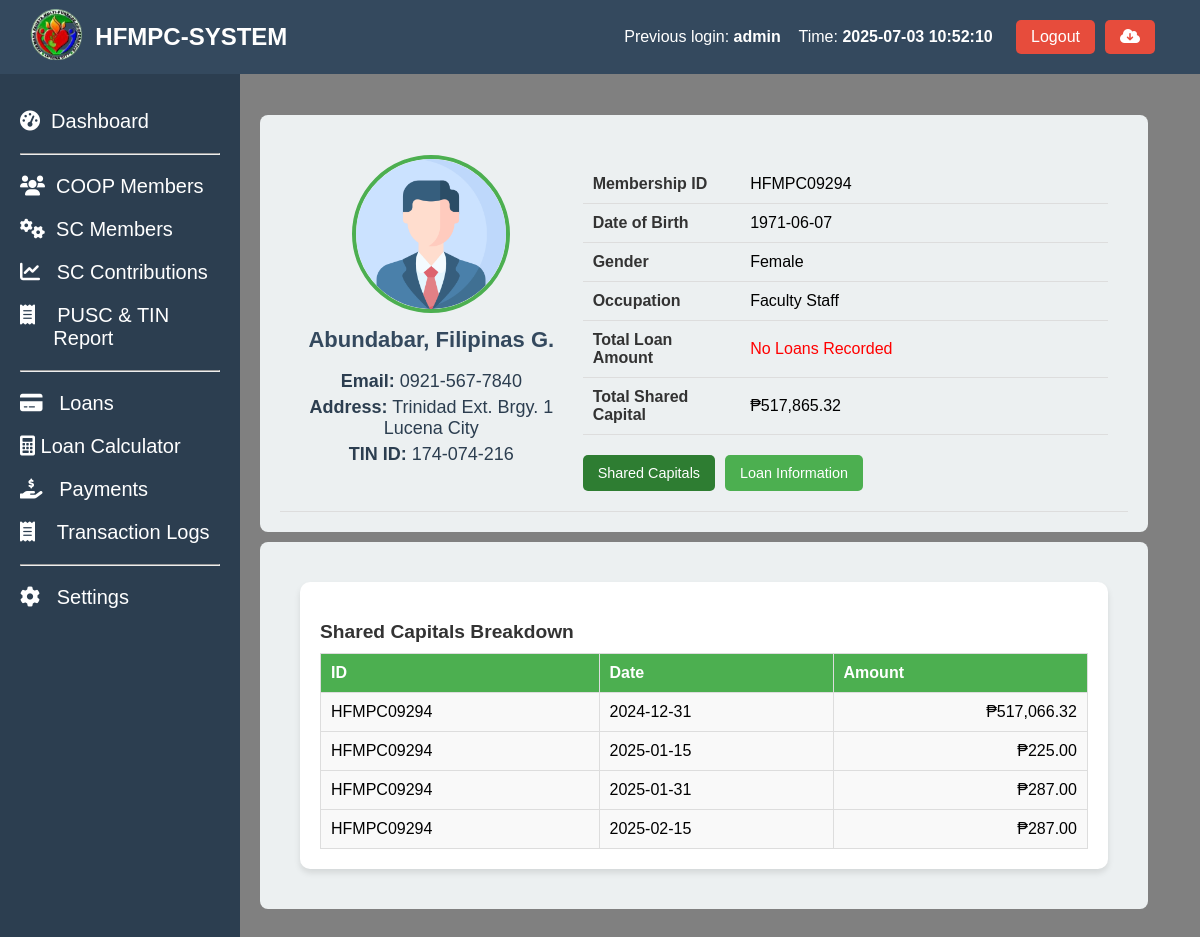
The app's page /coop_members_profile.php?id=HFMPC09294 (signed in), older data.
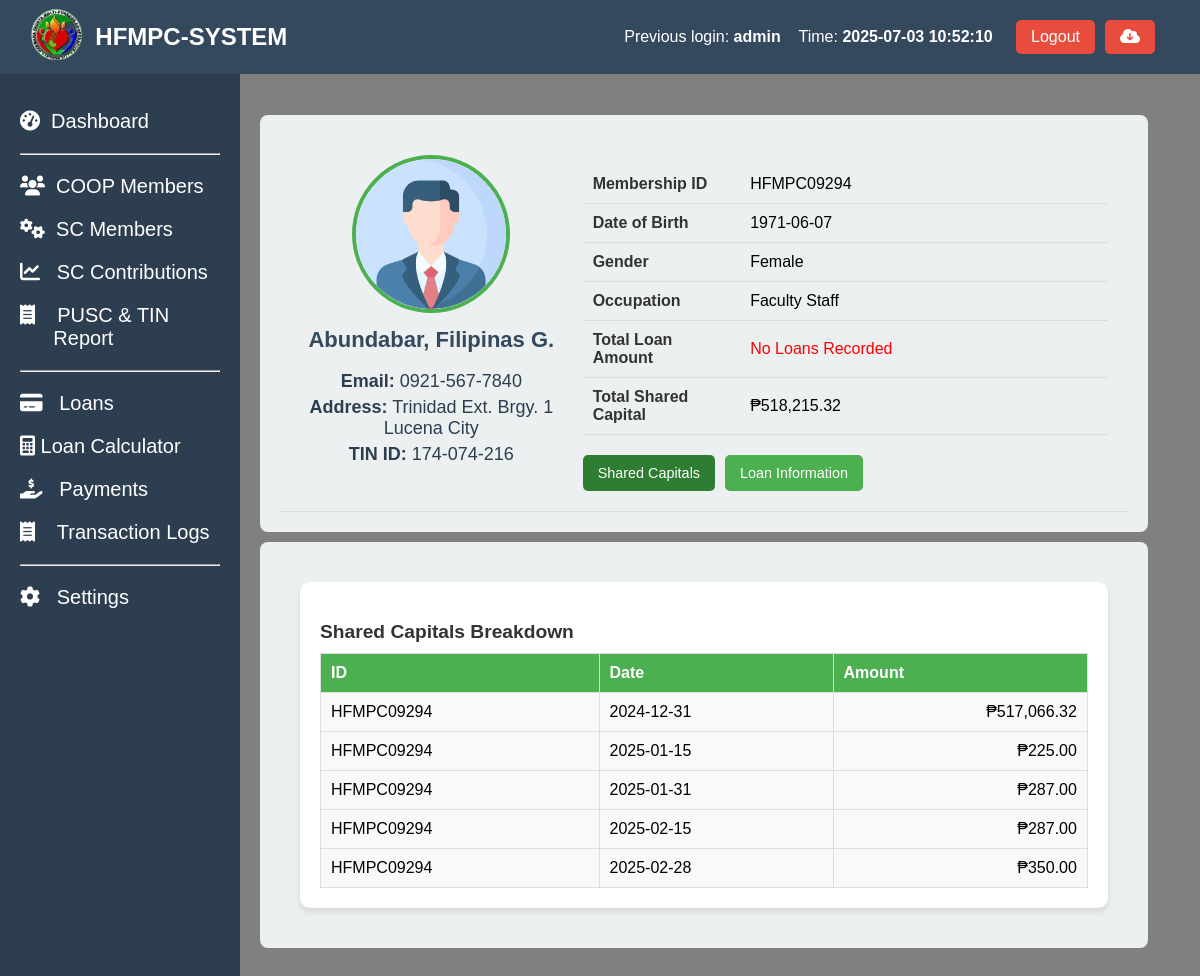
The same page, newer data.
### tables this page shows
CREATE TABLE `coop_members` (
  `coop_id` int(50) NOT NULL AUTO_INCREMENT,
  `membership_id` varchar(50) NOT NULL,
  `name_of_member` varchar(255) NOT NULL,
  `contact_number` varchar(20) NOT NULL,
  `tin` varchar(15) NOT NULL,
  `date_accepted` date NOT NULL,
  `bod_resolution` varchar(50) NOT NULL,
  `type_of_membership` varchar(50) NOT NULL,
  `shares_subscribed` decimal(10,2) NOT NULL,
  `amount_subscribed` decimal(10,2) NOT NULL,
  `initial_paid_up` decimal(10,2) NOT NULL,
  `address` text NOT NULL,
  `date_of_birth` date NOT NULL,
  `age` int(11) NOT NULL,
  `gender` varchar(20) DEFAULT NULL,
  `civil_status` varchar(50) DEFAULT NULL,
  `occupation` varchar(100) NOT NULL,
  `number_of_dependents` int(11) NOT NULL,
  `religious` varchar(100) NOT NULL,
  `annual_income` decimal(10,2) NOT NULL,
  `date_terminated` date DEFAULT NULL,
  `educational_attainment` varchar(50) DEFAULT NULL,
  `status` int(5) NOT NULL,
  `remarks` varchar(10) NOT NULL,
  `created_at` timestamp NOT NULL DEFAULT current_timestamp(),
  PRIMARY KEY (`coop_id`)
);

CREATE TABLE `shared_capital_amount` (
  `id` int(11) NOT NULL AUTO_INCREMENT,
  `Membership_ID` varchar(11) NOT NULL,
  `Name` varchar(100) NOT NULL,
  `Amount` decimal(10,2) DEFAULT NULL,
  `particulars` varchar(20) NOT NULL,
  `Date_Paid` date NOT NULL,
  `remarks` varchar(10) NOT NULL,
  PRIMARY KEY (`id`)
);

### coop_members_profile.php (the view, shortened to what this page needs)
<?php include 'header.php' ?>
<?php include 'sidebar.php' ?>
<link rel="stylesheet" href="assets/profile.css">
<?php
if (isset($_GET['id'])) {
    $membership_id = $_GET['id'];
    $sql = "SELECT * FROM coop_members WHERE membership_id = ?";
    $stmt = $conn->prepare($sql);
    $stmt->bind_param("s", $membership_id);
    $stmt->execute();
    $result = $stmt->get_result();
    if ($result->num_rows > 0) {
        $member = $result->fetch_assoc();
    } else {
        echo "No member found with ID: " . htmlspecialchars($membership_id);
        exit();
    }
    $shared_capitals_sql = "SELECT SUM(Amount) AS TotalSharedCapital FROM shared_capital_amount WHERE Membership_ID = ? AND (remarks IS NULL OR remarks != 'Deleted')";
    $stmt = $conn->prepare($shared_capitals_sql);
    $stmt->bind_param("s", $membership_id);
    $stmt->execute();
    $shared_capitals_result = $stmt->get_result();
    $shared_capitals = $shared_capitals_result->fetch_assoc();
    $total_shared_capital = $shared_capitals['TotalSharedCapital'];
    $shared_capitals_sql = "SELECT Date_Paid, Amount, Membership_ID FROM shared_capital_amount WHERE Membership_ID = ?  AND (remarks IS NULL OR remarks != 'Deleted') ";
    $stmt = $conn->prepare($shared_capitals_sql);
    $stmt->bind_param("s", $membership_id);
    $stmt->execute();
    $shared_capitals_result = $stmt->get_result();
    $shared_capitals = $shared_capitals_result->fetch_all(MYSQLI_ASSOC);
    $total_loans_sql = "SELECT SUM(balance_amount) AS TotalLoanAmount FROM coop_member_loans WHERE membership_id = ?";
    $stmt = $conn->prepare($total_loans_sql);
    $stmt->bind_param("s", $membership_id);
    $stmt->execute();
    $total_loans_result = $stmt->get_result();
    $total_loans = $total_loans_result->fetch_assoc();
    $total_loan_amount = $total_loans['TotalLoanAmount'];
} else {
    echo "No membership ID provided.";
    exit();
}
?>
<main class="content-member">
  <section class="stats-member">
    <div class="card-member">
      <div class="card-header-member">
      <div class="profile-card">
                <div class="profile-left">
                    <img src="profile.png" alt="Profile picture">
                    <div class="pinfo">
                        <h2><?php echo htmlspecialchars($member['name_of_member']); ?></h2>
                        <p><strong>Email:</strong> <?php echo htmlspecialchars($member['contact_number']); ?></p>
                        <p><strong>Address:</strong> <?php echo htmlspecialchars($member['address']); ?></p>
                        <p><strong>TIN ID:</strong> <?php echo htmlspecialchars($member['tin']); ?></p>
                    </div>
                </div>
                <div class="profile-right">
                    <table>
                        <tr>
                            <td>Membership ID</td>
                            <td><?php echo htmlspecialchars($member['membership_id']); ?></td>
                        </tr>
                        <tr>
                            <td>Date of Birth</td>
                            <td><?php echo htmlspecialchars($member['date_of_birth']); ?></td>
                        </tr>
                        <tr>
                            <td>Gender</td>
                            <td><?php echo htmlspecialchars($member['gender']); ?></td>
                        </tr>
                        <tr>
                            <td>Occupation</td>
                            <td><?php echo htmlspecialchars($member['occupation']); ?></td>
                        </tr>
                        <tr>
                            <td>Total Loan Amount</td>
                            <td><?php echo $total_loan_amount ? "₱" . number_format($total_loan_amount, 2) : '<span style="color:red;">No Loans Recorded</span>'; ?></td>
                        </tr>
                        <tr>
                            <td>Total Shared Capital</td>
                            <td><?php echo $total_shared_capital ? "₱" . number_format($total_shared_capital, 2) : '<span style="color:red;">No Updated Contribution</span>'; ?></td>
                        </tr>
                    </table>
                    <div class="button-container">
                        <button class="button active" id="shared-capitals-btn">Shared Capitals</button>
                        <button class="button" id="loan-information-btn">Loan Information</button>
                    </div>
                </div>
            </div>
      </div>
    </div>
    <div class="card-member">
      <div class="card-header-member">
            <div class="second-content">
                <div id="shared-capitals-section" class="section active">
                    <h3>Shared Capitals Breakdown</h3>
                    <table>
                        <thead>
                            <tr>
                                <th>ID</th>
                                <th>Date</th>
                                <th>Amount</th>
                            </tr>
                        </thead>
                        <tbody>
                        <?php if (!empty($shared_capitals)): ?>
                            <?php foreach ($shared_capitals as $capital): ?>
                                <tr>
                                    <td><?php echo htmlspecialchars($capital['Membership_ID']); ?></td>
                                    <td><?php echo htmlspecialchars($capital['Date_Paid']); ?></td>
                                    <td style="text-align: right;"><?php echo "₱" . number_format($capital['Amount'], 2); ?></td>
                                </tr>
                            <?php endforeach; ?>
                            <?php else: ?>
                                <tr>
                                    <td colspan="3" style="text-align: center; color: red;">No Shared Capitals Contribution Recorded</td>
                                </tr>
                            <?php endif; ?>
                        </tbody>
                    </table>
                </div>
            </div>
      </div>
    </div>
  </section>
</main>

### header.php (shortened to what this page needs)
<?php
include 'config/config.php';
$previous_user = null;
$sql_prev = "SELECT id, username, login_time FROM login_activity ORDER BY login_time DESC LIMIT 1 OFFSET 1";
$result_prev = $conn->query($sql_prev);
if ($result_prev->num_rows > 0) {
    $previous_user = $result_prev->fetch_assoc();
}
?>
<!DOCTYPE html>
<html lang="en">
<head>
  <link rel="stylesheet" href="https://cdnjs.cloudflare.com/ajax/libs/font-awesome/6.0.0-beta3/css/all.min.css">
  <link rel="stylesheet" href="assets/styles.css">
</head>
<body>
<header class="header">
  <div class="header-content">
    <div class="dashboard-left">
      <a href="index.php"><img src="logo.png" alt="Logo" class="dashboard-logo" width="20%"></a>
      <h1> HFMPC-SYSTEM</h1>
    </div>
    <div class="admin-info">
      <?php if ($previous_user): ?>
        <div class="previous-login-info" style="text-align: right; display: flex; justify-content: space-between;">
          <p>Previous login: <strong><?php echo htmlspecialchars($previous_user['username']); ?></strong></p> &nbsp&nbsp&nbsp&nbsp
          <p>Time: <strong><?php echo htmlspecialchars($previous_user['login_time']); ?></strong></p>&nbsp&nbsp&nbsp
        </div>
      <?php else: ?>
        <p class="previous-login-info">No previous login records found.</p>
      <?php endif; ?>
      <button class="logout-btn" onclick="confirmLogout();">Logout</button>
      <form method="post" action="backup.php" onsubmit="return confirmBackup();">
          <button class="logout-btn" type="submit" name="backup"><i class="fas fa-cloud-download-alt"></i></button>
      </form>
    </div>
  </div>
</header>
</body>
</html>

### sidebar.php (shortened to what this page needs)
<?php
$current_page = basename($_SERVER['PHP_SELF']);
function is_active($page) {
    global $current_page;
    return $current_page == $page ? 'active' : '';
}
?>
<aside class="sidebar">
  <ul>
    <li class="<?= is_active('index.php') ?>"><a href="index.php"><i class="fas fa-tachometer-alt"></i>&nbsp Dashboard</a></li>
    <hr>
    <li class="<?= is_active('coop_members.php') ?>"><a href="coop_members.php"><i class="fas fa-users"></i>&nbsp COOP Members</a></li>
    <li class="<?= is_active('coop_members_shared_capitals.php') ?>"><a href="coop_members_shared_capitals.php"><i class="fas fa-cogs"></i>&nbsp SC Members</a></li>
    <li class="<?= is_active('coop_members_shared_capitals_contribution.php') ?>"><a href="coop_members_shared_capitals_contribution.php"><i class="fas fa-chart-line"></i>&nbsp&nbsp SC Contributions</a></li>
    <li class="<?= is_active('coop_members_pusc_tin.php') ?>"><a href="coop_members_pusc_tin.php"><i class="fas fa-receipt"></i>&nbsp&nbsp&nbsp PUSC & TIN &nbsp&nbsp&nbsp&nbsp&nbsp&nbspReport</a></li>
    <hr>
    <li class="<?= is_active('coop_members_loan.php') ?>"><a href="coop_members_loan.php"><i class="fas fa-credit-card"></i>&nbsp&nbsp Loans</a></li>
    <li class="<?= is_active('loan_amortization.php') ?>"><a href="loan_amortization.php"><i class="fas fa-calculator"></i> Loan Calculator</a></li>
    <li class="<?= is_active('coop_members_payments.php') ?>"><a href="coop_members_payments.php"><i class="fas fa-hand-holding-usd"></i>&nbsp&nbsp Payments</a></li>
    <li class="<?= is_active('coop_members_transaction_logs.php') ?>"><a href="coop_members_transaction_logs.php"><i class="fas fa-receipt"></i>&nbsp&nbsp&nbsp Transaction Logs</a></li>
    <hr>
    <li class="<?= is_active('#') ?>"><a href="#"><i class="fas fa-cog"></i>&nbsp&nbsp Settings</a></li>
  </ul>
</aside>

### assets/styles.css (style rules this page uses)
body { font-family: Arial, sans-serif; margin: 0; height: 100vh; display: flex; flex-direction: column; }
header { background-color: #34495e; color: white; padding: 5px; width: 100%; display: flex; justify-content: space-between; align-items: center; position: fixed; z-index: 10; }
header h1 { font-size: 24px; }
.header-content { display: flex; justify-content: space-between; width: 100%; padding-right: 50px; padding-left: 20px; }
.admin-info { display: flex; align-items: center; gap: 10px; }
.logout-btn { background-color: #e74c3c; color: white; border: none; padding: 8px 15px; cursor: pointer; font-size: 16px; border-radius: 5px; }
.logout-btn { background-color: #e74c3c; color: white; border: none; padding: 8px 15px; cursor: pointer; }
.sidebar { margin-top: 10px; width: 200px; background-color: #2c3e50; color: white; padding: 20px; height: 100%; position: fixed; top: 60px; z-index: 5; }
.sidebar ul { list-style: none; padding: 0; }
.sidebar ul li { margin: 20px 0; }
.sidebar ul li a { color: white; text-decoration: none; font-size: 20px; display: block; transition: 0.5s; }
.dashboard-left { display: flex; align-items: center; gap: 10px; }
.dashboard-logo { height: 60px; width: auto; object-fit: contain; }

### assets/profile.css (style rules this page uses)
.profile-card { display: flex; gap: 20px; padding: 20px; border-bottom: 1px solid #ddd; }
.profile-left { text-align: center; flex: 1; }
.profile-left img { width: 150px; height: 150px; border-radius: 50%; object-fit: cover; border: 4px solid #4CAF50; }
.pinfo h2 { margin-top: 10px; font-size: 1.5rem; color: #333; }
.pinfo p { margin: 5px 0; font-size: 0.9rem; color: #666; }
.profile-right { flex: 2; }
.profile-right table { width: 100%; margin-top: 10px; border-collapse: collapse; }
.profile-right table td { padding: 10px; border-bottom: 1px solid #ddd; }
.profile-right table td:first-child { font-weight: bold; color: #333; width: 30%; }
.button-container { margin-top: 20px; display: flex; gap: 10px; }
.button { padding: 10px 15px; font-size: 0.9rem; border: none; border-radius: 5px; background-color: #4CAF50; color: white; cursor: pointer; transition: background 0.3s; }
.button.active { background-color: #2e7d32; }
.second-content { padding: 20px; }
.section { display: none; background: #fff; padding: 20px; border-radius: 10px; box-shadow: 0 4px 6px rgba(0, 0, 0, 0.1); }
.section h3 { margin-bottom: 10px; font-size: 1.2rem; color: #333; }
.section table { width: 100%; border-collapse: collapse; margin-top: 10px; }
.section table th, .section table td { padding: 10px; border: 1px solid #ddd; text-align: left; }
.section table th { background-color: #4CAF50; color: white; }
.section table td { background-color: #f9f9f9; }
.section.active { display: block; }
.content-member { background-color: gray; margin-left: 150px; padding: 100px; margin-top: 5px; flex-grow: 1; height: 100vh; overflow-y: auto; position: relative; display: block; flex-direction: column; }
.stats-member { margin-top: 10px; width: 105%; }
.card-member { background-color: #ecf0f1; border-radius: 8px; padding: 20px; width: 95%; margin-left: 10px; position:relative; display: block; flex-direction: column; margin-top: 10px; }
.card-member h2 { font-size: 22px; color: #34495e; }
.card-member p { font-size: 18px; color: #2c3e50; }

Row changes from the older to the newer data that the page shows:
added shared_capital_amount: Membership_ID "HFMPC09294", Date_Paid "2025-02-28", Amount "350.00"
Text that changed along with them:
$total_shared_capital: "517,865.32" → "518,215.32"
